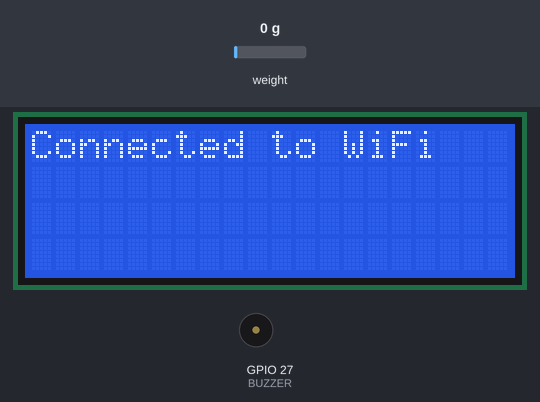
The sketch below on a simulated ESP32. Shown: 20×4 character LCD, buzzer (waves = sounding, pin HIGH). The test bench sets the inputs (shaded band); at power-on: weight on the scale 0 g. WiFi joins after 1.5 s; servers stay silent unless stated; what the sketch prints to the serial monitor is not drawn.

Above: at 4.0 s.
At 7.1 s:
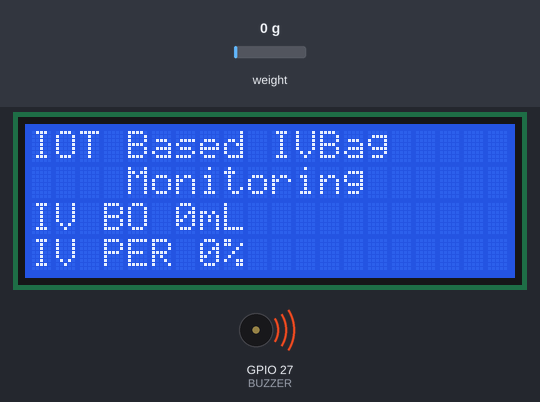
7.2 s: weight on the scale set to 50 g
At 8.7 s:
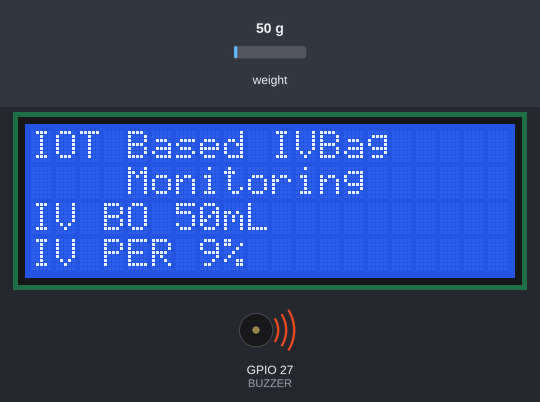
9.0 s: weight on the scale set to 60 g
At 10.0 s:
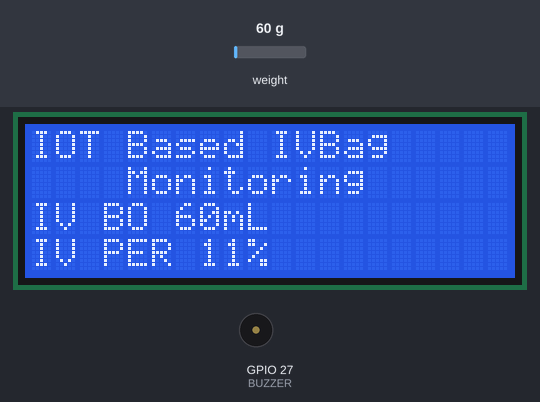
13.1 s: weight on the scale set to 100 g
At 15.0 s:
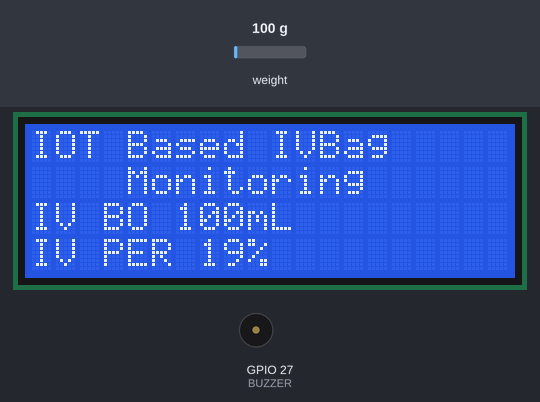
Timing chart, 0 to 21.7 s (numbered marks = the images above; inputs shaded):
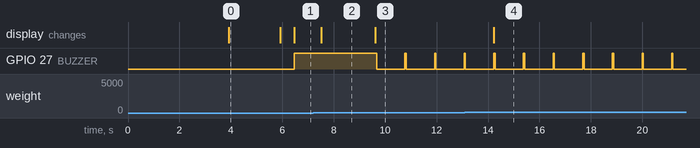

Measured:
- the behaviour switches between 55 and 56 g on weight on the scale (found by bisection; images 2 and 3)
- after the input at 7.2 s, the display: changes after 0.32 s (image 2)
- after the input at 9.0 s, GPIO 27 (BUZZER): alternates HIGH for 0.05 s and LOW for 1.1 s, starting after 0.67 s; the display: changes after 0.62 s (image 3)
- after the input at 13.1 s, the display: changes after 1.1 s (image 4)
- what the display in image 0 shows lasts 2.0 s, from 3.9 s to 5.9 s

The sketch:

IV_MONITORNING_ESP32_BLYNK.ino
```cpp
#include <WiFi.h>
#include <WiFiClient.h>
#include <BlynkSimpleEsp32.h>
#include <LiquidCrystal_I2C.h>
#include "HX711.h"

// Define HX711 Pins
#define DOUT  25
#define CLK   26
#define BUZZER 27

HX711 scale; // Use default constructor without arguments

// Blynk credentials
char auth[] = "z7s02bmdQXOc1Y7zy1RgkLCV-AEh_8NF";
char ssid[] = "premkumat";
char pass[] = "00000000";

// LCD initialization
LiquidCrystal_I2C lcd(0x27, 20, 4);

// Variables
int liter;
int val;
float weight;
float calibration_factor = 102500; // Adjust this value for your load cell sensor

void setup() {
  // Set up serial monitor
  Serial.begin(115200);

  // Initialize LCD
  lcd.init();
  lcd.backlight();
  lcd.clear();
  lcd.setCursor(0, 0);
  lcd.print("Connecting to");
  lcd.setCursor(0, 1);
  lcd.print("Network...");

  // Initialize Buzzer
  pinMode(BUZZER, OUTPUT);

  // Initialize HX711
  scale.begin(DOUT, CLK);
  Serial.println("Remove all weight from scale");
  scale.set_scale();
  scale.tare(); // Reset the scale to 0
  long zero_factor = scale.read_average(); // Get a baseline reading
  Serial.print("Zero factor: ");
  Serial.println(zero_factor);

  // Connect to Blynk
  Blynk.begin(auth, ssid, pass);

  // Wait until connected
  while (!Blynk.connected()) {
    Serial.println("Attempting to connect to Blynk...");
    lcd.setCursor(0, 2);
    lcd.print("Trying...");
    delay(1000);
  }

  // Indicate connection success
  lcd.clear();
  lcd.setCursor(0, 0);
  lcd.print("Connected to WiFi");
  delay(2000); // Show message for 2 seconds
  lcd.clear();
}

void loop() {
  Blynk.run();
  measureWeight();
}

void measureWeight() {
  scale.set_scale(calibration_factor); // Adjust to this calibration factor
  weight = scale.get_units(5);
  if (weight < 0) {
    weight = 0.00;
  }

  liter = weight * 1000;
  val = liter;
  val = map(val, 0, 505, 0, 100);

  // Display data on LCD
  lcd.clear();
  lcd.setCursor(0, 0);
  lcd.print("IOT Based IVBag");
  lcd.setCursor(0, 1);
  lcd.print("    Monitoring");
  lcd.setCursor(0, 2);
  lcd.print("IV BO ");
  lcd.print(liter);
  lcd.print("mL");
  lcd.setCursor(0, 3);
  lcd.print("IV PER ");
  lcd.print(val);
  lcd.print("%");

  // Log to Serial Monitor
  Serial.print("Kilogram: ");
  Serial.print(weight);
  Serial.println(" Kg");
  Serial.print("IV Bottle: ");
  Serial.print(liter);
  Serial.println(" mL");
  Serial.print("IV Bag Percent: ");
  Serial.print(val);
  Serial.println("%");

  // Trigger alerts
  if (val <= 20 && val >= 11) {
    Blynk.logEvent("iv_alert", "IV Bottle is 50%");
    digitalWrite(BUZZER, HIGH);
    delay(50);
    digitalWrite(BUZZER, LOW);
    delay(50);
  } else if (val <= 10) {
    Blynk.logEvent("iv_alert", "IV Bottle is too LOW");
    digitalWrite(BUZZER, HIGH);
  } else {
    digitalWrite(BUZZER, LOW);
  }

  // Send data to Blynk
  Blynk.virtualWrite(V0, liter);
  Blynk.virtualWrite(V1, val);

  delay(500); // Update every 500ms
}
```
